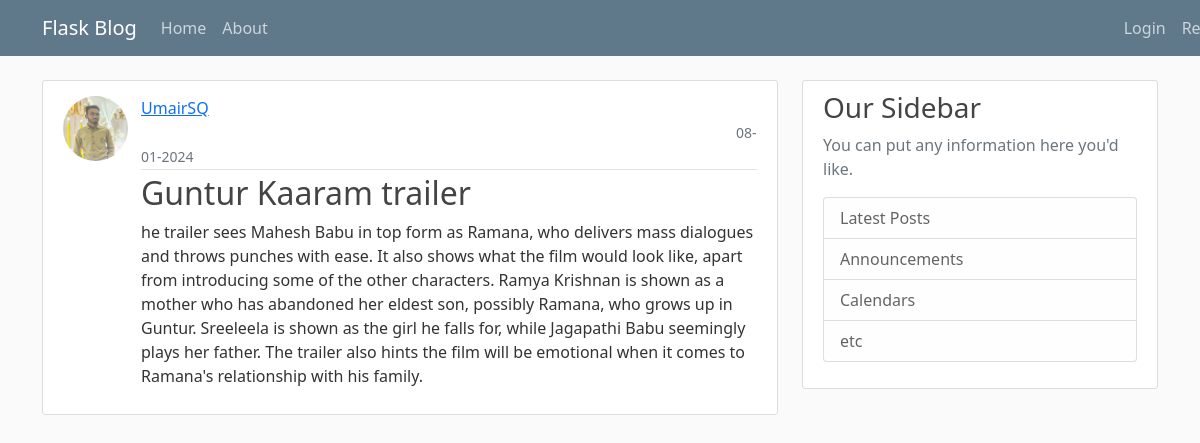
/post/28, run on the app's committed database.
### flaskblog/models.py (models this page shows, shortened)
class User(db.Model, UserMixin):
    id = db.Column(db.Integer, primary_key=True)
    username = db.Column(db.String(20), unique=True, nullable=False)
    email = db.Column(db.String(35), unique=True, nullable=False)
    password = db.Column(db.String(30), nullable=False)
    image_file = db.Column(db.String(60), nullable=False, default='default.jpg')
    posts = db.relationship('Post', backref='author', lazy=True)

class Post(db.Model):
    id = db.Column(db.Integer, primary_key=True)
    title = db.Column(db.String(100), nullable=True)
    date_posted = db.Column(db.DateTime, nullable=False, default=datetime.utcnow)
    content = db.Column(db.Text, nullable=False)
    user_id = db.Column(db.Integer, db.ForeignKey('user.id'), nullable=False)

### flaskblog/routes.py (the view)
@app.route('/post/<int:post_id>', methods = ['GET','POST'])
def post(post_id):                                                                                 #this route display the individual post when click on the title of the post
    post = Post.query.get_or_404(post_id)                                                          #get_or_404(post_id) gets the post with post_id or throws the error if post doesn't exist
    return render_template('post.html', title=post.title, post=post)

### flaskblog/templates/post.html (shortened to what this page needs)
{% extends "base.html" %}
{% block content %}
<article class="media content-section">
    <img id="move1" class="rounded-circle article-img" src="{{ url_for('static', filename = 'profile_pics/' + post.author.image_file) }}" >
    <div class="media-body" id="move">
        <div class="article-metadata"  >
            <a class="mr-2" href="{{ url_for('user_post', username=post.author.username) }}">{{ post.author.username }}</a>
            <small class="text-muted " style="margin-left:595px">{{ post.date_posted.strftime('%d-%m-%Y') }}</small>
        </div>
        <h2 class="article-title">{{ post['title'] }}</h2>
        <p class="article-content">{{ post['content'] }}</p>
    </div>
</article>
{% endblock content %}

### flaskblog/static/main.css (style rules this page uses)
body { background: #fafafa; color: #333333; margin-top: 5rem; }
h1, h2, h3, h4, h5, h6 { color: #444444; }
.content-section { background: #ffffff; padding: 10px 20px; border: 1px solid #dddddd; border-radius: 3px; margin-bottom: 20px; }
.article-title { color: #444444; }
.article-content { white-space: pre-line; }
.article-img { height: 65px; width: 65px; margin-right: 16px; }
.article-metadata { padding-bottom: 1px; margin-bottom: 4px; border-bottom: 1px solid #e3e3e3 }

### flaskblog/templates/post.html (style rules this page uses)
#move { margin-left: 78px; margin-top: -65px; }
#move1 { margin-top: 5px; }

### data on the page
User: image_file (picture), author.username "UmairSQ"
Post: date_posted "08-01-2024", title "Guntur Kaaram trailer", content "he trailer sees Mahesh Babu in top form as Ramana, who delivers mass dialogues and throws punches with ease. It also shows what the film would look like, apart from introducing some of the other characters. Ramya Krishnan is shown as a mother who has abandoned her eldest son, possibly Ramana, who grows up in Guntur. Sreeleela is shown as the girl he falls for, while Jagapathi Babu seemingly plays her father. The trailer also hints the film will be emotional when it comes to Ramana's relationship with his family."
